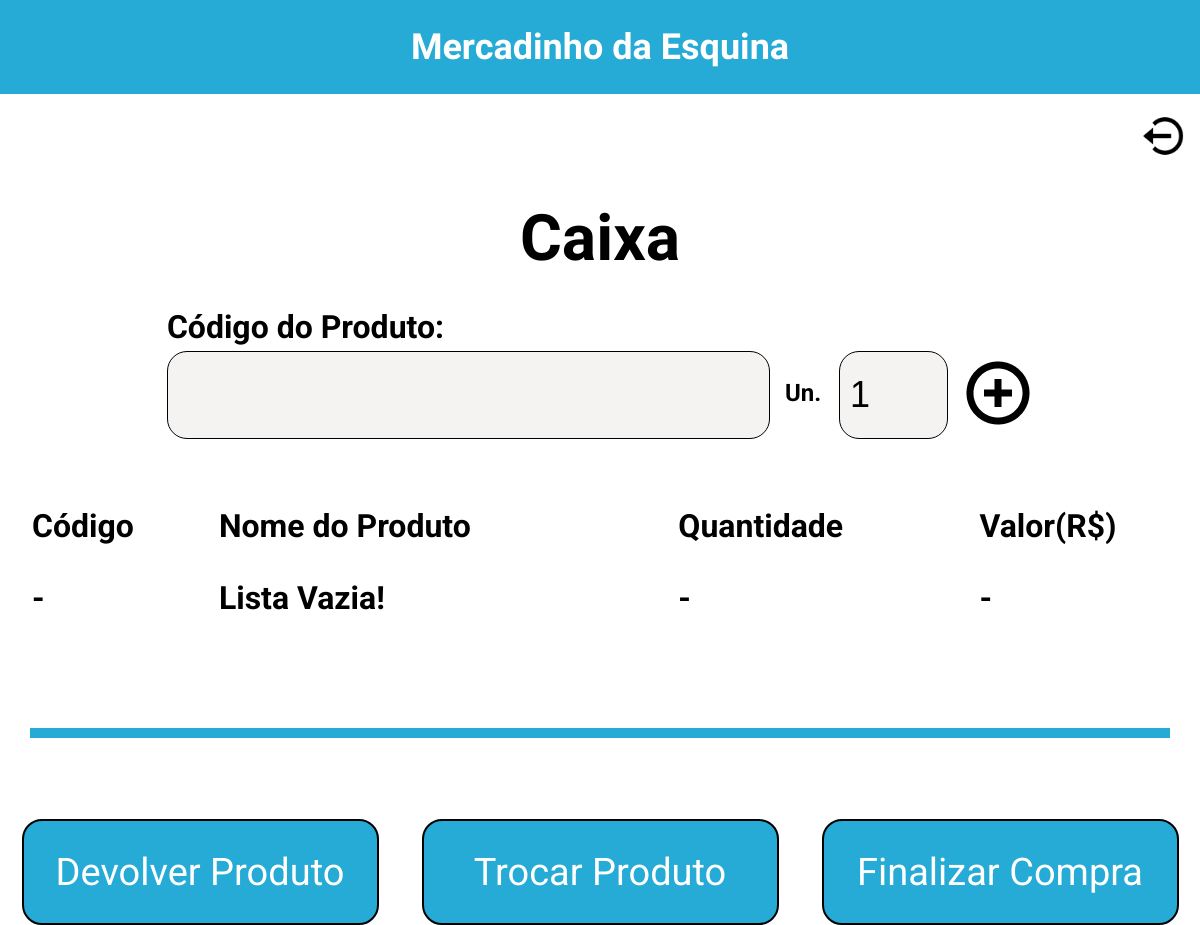
/mercadinho/caixa.php, run on an earlier commit of the app's database.
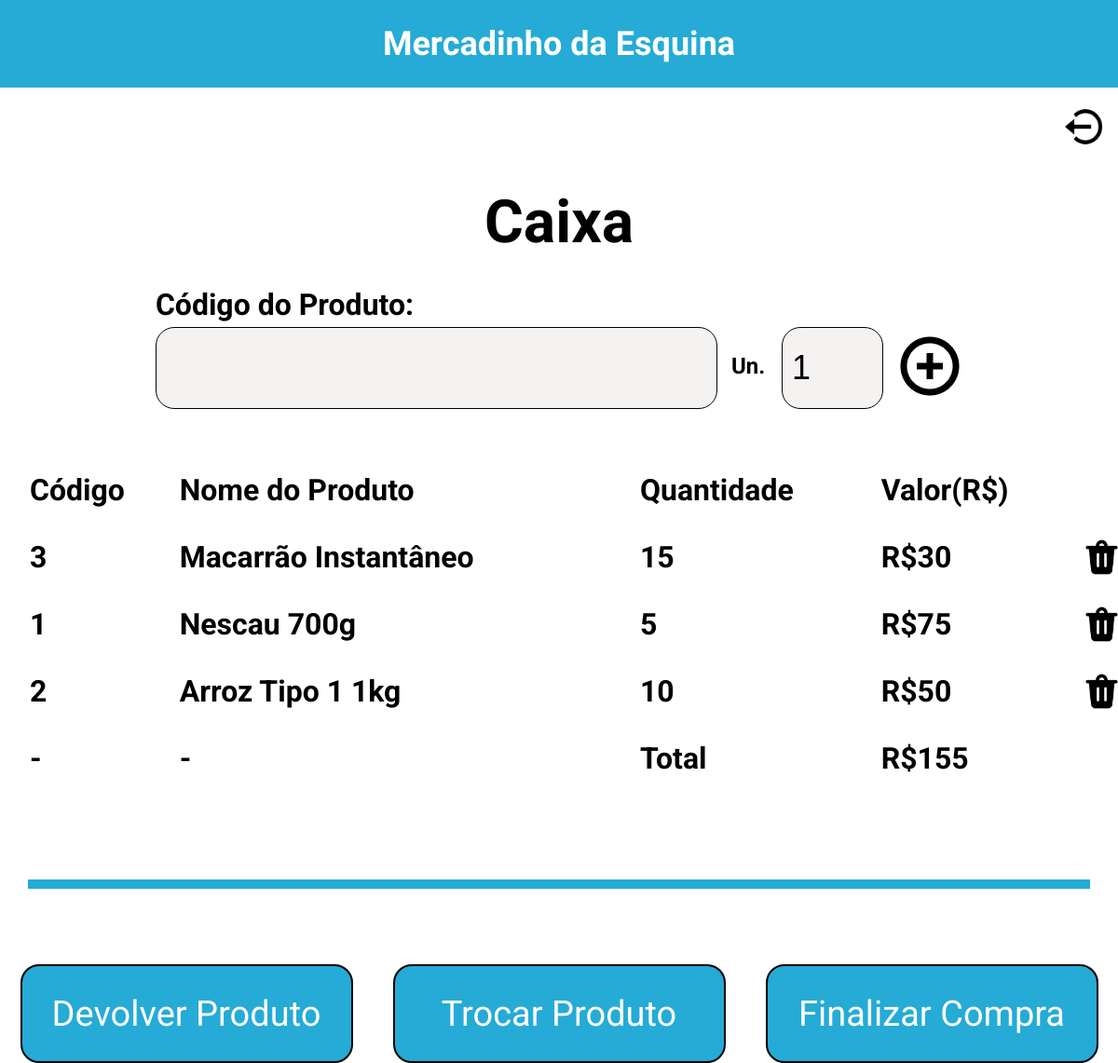
And on a later commit of the database.
### tables this page shows
create table lista_compras (
    id_lista_compras INT NOT NULL PRIMARY KEY AUTO_INCREMENT,
    id_produto INT NOT NULL,
    quantidade INT DEFAULT 1
);

create table produtos (
    id_produto INT NOT NULL PRIMARY KEY AUTO_INCREMENT,
    nome VARCHAR(50) NOT NULL,
    valor DECIMAL(5,2) NOT NULL,
    quantidade INT DEFAULT 0,
    quantidade_pedida INT DEFAULT 0
);

### mercadinho/Classes/ListaCompra.php (the view, shortened to what this page needs)
<?php
class ListaCompra
{
    function listar_produtos_caixa($conn) {
        $sql = "SELECT lista_compras.id_lista_compras, lista_compras.id_produto, nome, valor, lista_compras.quantidade
                FROM lista_compras
                LEFT JOIN produtos
                ON lista_compras.id_produto = produtos.id_produto";
        $result = $conn->query($sql);
        if ($result and $result->num_rows > 0) {
            $total = 0;
            while($row = $result->fetch_assoc()) {
                $valor = $row["valor"]*$row["quantidade"];
                $total = $total + $valor;
                echo '<tr><td><h1>'.$row["id_produto"].'</h1></td>
                <td><h1>'.$row["nome"].'</h1></td>
                <td><h1>'.$row["quantidade"].'</h1></td>
                <td><h1>R$'.$valor.'</h1></td>'.
                '<td><a href="caixa.php?id='.$row["id_lista_compras"].'&deletar=del%21"/>'.
                   '<img src="assets/delete.png" style="height: 43px;">'.
                "</a></td>";
            }
            echo '<tr><td><h1> - </h1></td>
            <td><h1> - </h1></td>
            <td><h1> Total </h1></td>
            <td><h1>R$'.$total.'</h1></td>';
        }
        else {
            echo '<tr>
            <td><h1> - </h1></td>
            <td><h1> Lista Vazia! </h1></td>
            <td><h1> - </h1></td>
            <td><h1> - </h1></td>';
        }
    }
}

What changed in the data, as far as the page shows it:
added lista_compras: id_produto "3", id_produto.nome "Macarrão Instantâneo", quantidade "15", valor "30"
added lista_compras: id_produto "1", id_produto.nome "Nescau 700g", quantidade "5", valor "75"
added lista_compras: id_produto "2", id_produto.nome "Arroz Tipo 1 1kg", quantidade "10", valor "50"
Also different on the page:
$total: (not shown) → "155"
text no longer shown: "Lista Vazia!"
text now shown: "Total R$"
